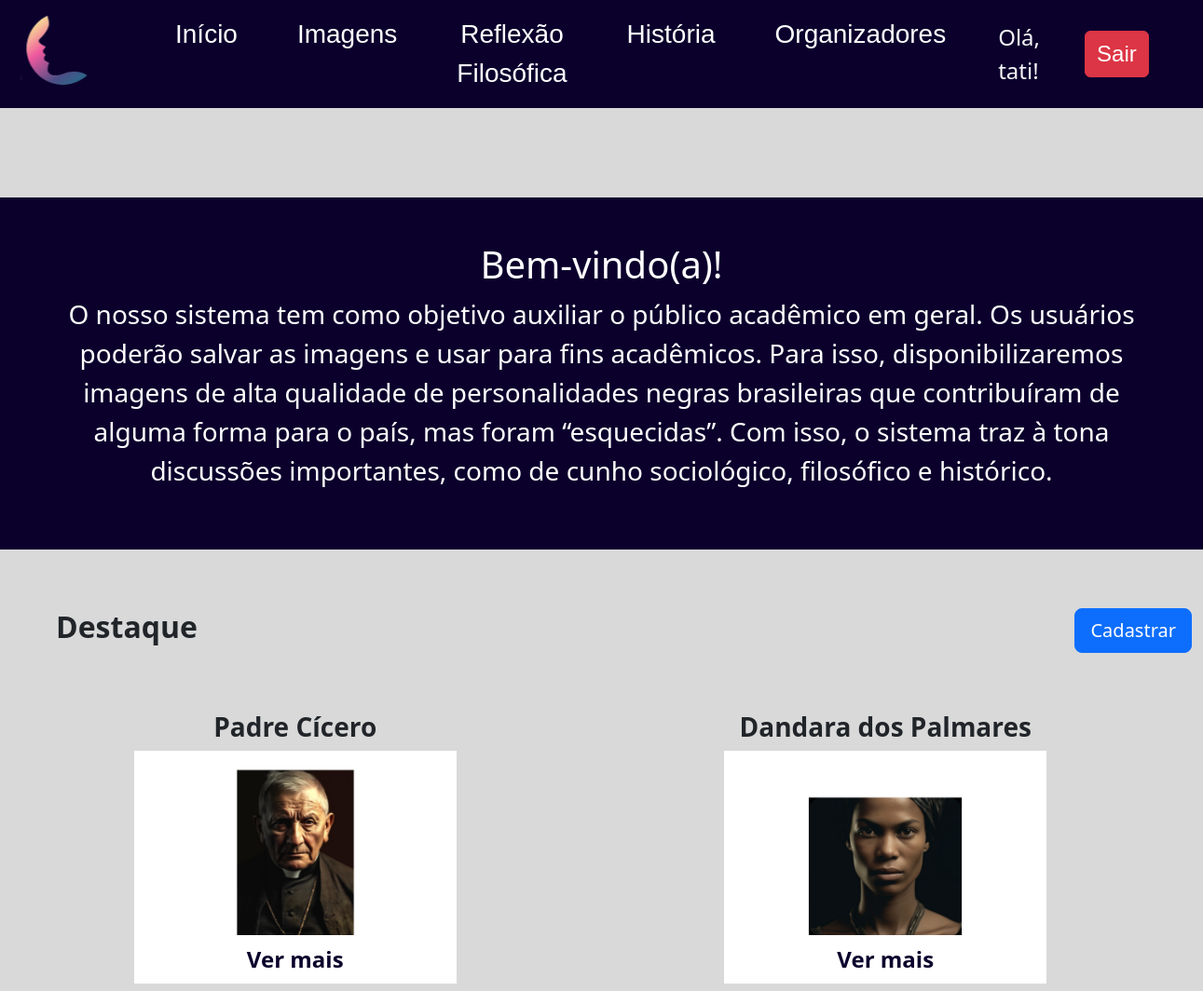
The app's page / (signed in) with its own data.
### core/models.py (models this page shows, shortened)
class Face(models.Model):
    nome = models.CharField(max_length=150)
    descricao = models.TextField()
    ocupacao = models.CharField(max_length=100)
    data_nascimento = models.DateField()
    data_falecimento = models.DateField(blank=True, null=True)
    imagem = models.ImageField(upload_to='uploads/')
    postado_por = models.ForeignKey(User, on_delete=models.CASCADE)
    class Meta:
        verbose_name = "Face"
        verbose_name_plural = "Faces"

### core/views.py (the view)
# urls.py: path('', index, name='home'),
def index(request):
    faces = Face.objects.all()[:3]
    return render(request, 'core/pages/index.html', { 'faces': faces })

### core/templates/core/pages/index.html (shortened to what this page needs)
{% load static %}
<!DOCTYPE html>
<html lang="pt-BR">
{% include "core/partials/head.html" %}
<body>
  {% include "core/partials/header.html" %}
  <main class="container-fluid d-flex flex-column  pt-5">
    <section class="row my-5 p-5 text-white bem-vindo">
      <div class="col-12">
        <h1 class="text-center">Bem-vindo(a)!</h1>
        <p class="text-center fs-3">
          O nosso sistema tem como objetivo auxiliar o público acadêmico em geral.
          Os usuários poderão salvar as imagens e usar para fins acadêmicos. Para
          isso, disponibilizaremos imagens de alta qualidade de personalidades
          negras brasileiras que contribuíram de alguma forma para o país, mas
          foram “esquecidas”. Com isso, o sistema traz à tona discussões
          importantes, como de cunho sociológico, filosófico e histórico.
        </p>
      </div>
    </section>
    <section class="row justify-content-between destaque">
      <div class="col-12 d-flex align-items-center justify-content-between">
        <h2 class="p-3 ps-5 fw-semibold">Destaque</h2>
        {% if request.user.is_authenticated %}
          <div class="">
            <a href="{% url "core:cadastrar-face" %}" class="btn btn-lg btn-primary text-white">Cadastrar</a>
          </div>
        {% endif %}
      </div>
      <div class="row justify-content-center justify-content-md-around mt-5 fotos-destaque">
        {% for i in faces %}
          <div class="col-10 col-md-3 mt-5 mt-lg-0 d-flex flex-column justify-content-end text-center">
            <h3 class="fw-semibold fs-3">{{ i.nome }}</h3>
            <img src="{{ i.imagem.url }}" alt="" style="width: auto; height: 100%; object-fit: cover; overflow: hidden;">
            <a href="{% url 'core:faces-detalhe' i.id %}" class="text-decoration-none fw-semibold p-2 mb-2 bg-white text-azul fs-4 rounded-5" style="margin-top: -3.2rem;">Ver mais</a>
          </div>
        {% empty %}
          <p class="text-center">Ainda nao ha faces cadastradas</p>
        {% endfor %}
      </div>
    </section>
  </main>
</body>
</html>

### core/templates/core/partials/header.html (shortened to what this page needs)
{% load static %}
<header class="d-flex align-items-center">
  <nav class="navbar navbar-expand-lg bg-body-tertiary barra-navegacao w-100">
    <div class="container-fluid">
      <a class="navbar-brand" href="#">
        <img src="{% static 'core/img/faces-logo-lua.svg' %}" alt="Logo" style="width: 6.5rem; height: 5.5rem;">
      </a>
      <div class="collapse navbar-collapse" id="navbarSupportedContent">
        <ul class="navbar-nav me-auto mb-2 mb-lg-0">
          <li class="nav-item mx-xl-5">
            <a class="nav-link active text-white fs-3" aria-current="page" href="{% url 'core:home' %}">Início</a>
          </li>
          <li class="nav-item me-xl-5">
            <a class="nav-link active text-white fs-3" aria-current="page" href="{% url 'core:faces' %}">Imagens</a>
          </li>
          <li class="nav-item me-xl-5">
            <a class="nav-link active text-white fs-3" aria-current="page" href="{% url 'core:reflexao' %}">Reflexão Filosófica</a>
          </li>
          <li class="nav-item me-xl-5">
            <a class="nav-link active text-white fs-3" aria-current="page" href="{% url 'core:reflexao' %}">História</a>
          </li>
          <li class="nav-item me-xl-5">
            <a class="nav-link active text-white fs-3" aria-current="page" href="{% url 'core:participantes' %}">Organizadores</a>
          </li>
        </ul>
        {% if request.user.is_authenticated %}
          <span class="text-light fs-4 me-5">
            Olá, {{ request.user.username }}!
          </span>
          <a href="{% url "users:logout" %}" class="btn btn-danger text-decoration-none me-5 text-white">Sair</a>
        {% endif %}
      </div>
    </div>
  </nav>
</header>

### core/static/core/css/style.css (style rules this page uses)
* { margin: 0; padding: 0; }
:root { --background-color: #d9d9d9; --text-color-white: #fff; --text-color-black: #000; --primary-color: #0b002c; --secondary-color: #fff8f8; --font-family-main: "Lexend", sans-serif; --font-family-secondary: "Graduate", sans-serif; --font-size-large: 2.875rem; --font-size-medium: 1.5rem; --font-size-small: 2rem; --font-size-xsmall: 1.5rem; --border-radius: 0.9375rem; }
body { background-color: var(--background-color); }
a { color: var(--primary-color) !important; text-decoration: none !important; }
.btn-login:hover, .btn-login:focus, .barra-navegacao { background-color: var(--primary-color) !important; }
.navbar-collapse a { color: var(--text-color-white); text-align: center; font-family: var(--font-family-secondary); font-size: var(--font-size-medium); font-weight: 400; }
section.bem-vindo, section.destaque > h2 { background-color: var(--primary-color); }
.fotos-destaque > div { width: 23.125rem; height: 300px; overflow: hidden; }
.text-azul { color: var(--primary-color); }

### records on screen
Face: nome "Padre Cícero", imagem (picture)
Face: nome "Dandara dos Palmares", imagem (picture)

### other values on screen
{{ request.user.username }} "tati"
